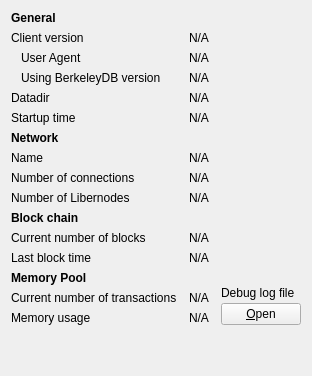
     <widget class="QWidget" name="tab_info">
      <attribute name="title">
       <string>&amp;Information</string>
      </attribute>
      <layout class="QGridLayout" name="gridLayout" columnstretch="0,0,0">
       <property name="horizontalSpacing">
        <number>12</number>
       </property>
       <item row="13" column="0">
        <widget class="QLabel" name="labelMempoolTitle">
         <property name="font">
          <font>
           <weight>75</weight>
           <bold>true</bold>
          </font>
         </property>
         <property name="text">
          <string>Memory Pool</string>
         </property>
        </widget>
       </item>
       <item row="5" column="0">
        <widget class="QLabel" name="label_13">
         <property name="text">
          <string>Startup time</string>
         </property>
        </widget>
       </item>
       <item row="4" column="1" colspan="2">
        <widget class="QLabel" name="dataDir">
         <property name="cursor">
          <cursorShape>IBeamCursor</cursorShape>
         </property>
         <property name="text">
          <string>N/A</string>
         </property>
         <property name="textFormat">
          <enum>Qt::PlainText</enum>
         </property>
         <property name="wordWrap">
          <bool>true</bool>
         </property>
         <property name="textInteractionFlags">
          <set>Qt::LinksAccessibleByMouse|Qt::TextSelectableByKeyboard|Qt::TextSelectableByMouse</set>
         </property>
        </widget>
       </item>
       <item row="1" column="0">
        <widget class="QLabel" name="label_6">
         <property name="text">
          <string>Client version</string>
         </property>
        </widget>
       </item>
       <item row="2" column="1" colspan="2">
        <widget class="QLabel" name="clientUserAgent">
         <property name="cursor">
          <cursorShape>IBeamCursor</cursorShape>
         </property>
         <property name="text">
          <string>N/A</string>
         </property>
         <property name="textFormat">
          <enum>Qt::PlainText</enum>
         </property>
         <property name="textInteractionFlags">
          <set>Qt::LinksAccessibleByMouse|Qt::TextSelectableByKeyboard|Qt::TextSelectableByMouse</set>
         </property>
        </widget>
       </item>
       <item row="7" column="1" colspan="2">
        <widget class="QLabel" name="networkName">
         <property name="cursor">
          <cursorShape>IBeamCursor</cursorShape>
         </property>
         <property name="text">
          <string>N/A</string>
         </property>
         <property name="textFormat">
          <enum>Qt::PlainText</enum>
         </property>
         <property name="textInteractionFlags">
          <set>Qt::LinksAccessibleByMouse|Qt::TextSelectableByKeyboard|Qt::TextSelectableByMouse</set>
         </property>
        </widget>
       </item>
       <item row="3" column="1" colspan="2">
        <widget class="QLabel" name="berkeleyDBVersion">
         <property name="cursor">
          <cursorShape>IBeamCursor</cursorShape>
         </property>
         <property name="text">
          <string>N/A</string>
         </property>
         <property name="textFormat">
          <enum>Qt::PlainText</enum>
         </property>
         <property name="textInteractionFlags">
          <set>Qt::LinksAccessibleByMouse|Qt::TextSelectableByKeyboard|Qt::TextSelectableByMouse</set>
         </property>
        </widget>
       </item>
       <item row="14" column="0">
        <widget class="QLabel" name="labelNumberOfTransactions">
         <property name="text">
          <string>Current number of transactions</string>
         </property>
        </widget>
       </item>
       <item row="10" column="0">
        <widget class="QLabel" name="label_10">
         <property name="font">
          <font>
           <weight>75</weight>
           <bold>true</bold>
          </font>
         </property>
         <property name="text">
          <string>Block chain</string>
         </property>
        </widget>
       </item>
       <item row="11" column="0">
        <widget class="QLabel" name="label_3">
         <property name="text">
          <string>Current number of blocks</string>
         </property>
        </widget>
       </item>
       <item row="8" column="1" colspan="2">
        <widget class="QLabel" name="numberOfConnections">
         <property name="cursor">
          <cursorShape>IBeamCursor</cursorShape>
         </property>
         <property name="text">
          <string>N/A</string>
         </property>
         <property name="textFormat">
          <enum>Qt::PlainText</enum>
         </property>
         <property name="textInteractionFlags">
          <set>Qt::LinksAccessibleByMouse|Qt::TextSelectableByKeyboard|Qt::TextSelectableByMouse</set>
         </property>
        </widget>
       </item>
       <item row="3" column="0">
        <widget class="QLabel" name="label_berkeleyDBVersion">
         <property name="text">
          <string>Using BerkeleyDB version</string>
         </property>
         <property name="indent">
          <number>10</number>
         </property>
        </widget>
       </item>
       <item row="2" column="0">
        <widget class="QLabel" name="labelClientUserAgent">
         <property name="text">
          <string>User Agent</string>
         </property>
         <property name="indent">
          <number>10</number>
         </property>
        </widget>
       </item>
       <item row="6" column="0">
        <widget class="QLabel" name="labelNetwork">
         <property name="font">
          <font>
           <weight>75</weight>
           <bold>true</bold>
          </font>
         </property>
         <property name="text">
          <string>Network</string>
         </property>
        </widget>
       </item>
       <item row="12" column="0">
        <widget class="QLabel" name="labelLastBlockTime">
         <property name="text">
          <string>Last block time</string>
         </property>
        </widget>
       </item>
       <item row="0" column="0">
        <widget class="QLabel" name="label_9">
         <property name="font">
          <font>
           <weight>75</weight>
           <bold>true</bold>
          </font>
         </property>
         <property name="text">
          <string>General</string>
         </property>
        </widget>
       </item>
       <item row="11" column="1" colspan="2">
        <widget class="QLabel" name="numberOfBlocks">
         <property name="cursor">
          <cursorShape>IBeamCursor</cursorShape>
         </property>
         <property name="text">
          <string>N/A</string>
         </property>
         <property name="textFormat">
          <enum>Qt::PlainText</enum>
         </property>
         <property name="textInteractionFlags">
          <set>Qt::LinksAccessibleByMouse|Qt::TextSelectableByKeyboard|Qt::TextSelectableByMouse</set>
         </property>
        </widget>
       </item>
       <item row="12" column="1" colspan="2">
        <widget class="QLabel" name="lastBlockTime">
         <property name="cursor">
          <cursorShape>IBeamCursor</cursorShape>
         </property>
         <property name="text">
          <string>N/A</string>
         </property>
         <property name="textFormat">
          <enum>Qt::PlainText</enum>
         </property>
         <property name="textInteractionFlags">
          <set>Qt::LinksAccessibleByMouse|Qt::TextSelectableByKeyboard|Qt::TextSelectableByMouse</set>
         </property>
        </widget>
       </item>
       <item row="8" column="0">
        <widget class="QLabel" name="label_7">
         <property name="text">
          <string>Number of connections</string>
         </property>
        </widget>
       </item>
       <item row="1" column="1" colspan="2">
        <widget class="QLabel" name="clientVersion">
         <property name="cursor">
          <cursorShape>IBeamCursor</cursorShape>
         </property>
         <property name="text">
          <string>N/A</string>
         </property>
         <property name="textFormat">
          <enum>Qt::PlainText</enum>
         </property>
         <property name="textInteractionFlags">
          <set>Qt::LinksAccessibleByMouse|Qt::TextSelectableByKeyboard|Qt::TextSelectableByMouse</set>
         </property>
        </widget>
       </item>
       <item row="16" column="0">
        <spacer name="verticalSpacer">
         <property name="orientation">
          <enum>Qt::Vertical</enum>
         </property>
         <property name="sizeHint" stdset="0">
          <size>
           <width>20</width>
           <height>40</height>
          </size>
         </property>
        </spacer>
       </item>
       <item row="13" column="2" rowspan="3">
        <layout class="QVBoxLayout" name="verticalLayoutDebugButton">
         <property name="spacing">
          <number>3</number>
         </property>
         <item>
          <spacer name="verticalSpacer_2">
           <property name="orientation">
            <enum>Qt::Vertical</enum>
           </property>
           <property name="sizeHint" stdset="0">
            <size>
             <width>10</width>
             <height>5</height>
            </size>
           </property>
          </spacer>
         </item>
         <item>
          <widget class="QLabel" name="labelDebugLogfile">
           <property name="text">
            <string>Debug log file</string>
           </property>
          </widget>
         </item>
         <item>
          <widget class="QPushButton" name="openDebugLogfileButton">
           <property name="toolTip">
            <string>Open the %1 debug log file from the current data directory. This can take a few seconds for large log files.</string>
           </property>
           <property name="text">
            <string>&amp;Open</string>
           </property>
           <property name="autoDefault">
            <bool>false</bool>
           </property>
          </widget>
         </item>
        </layout>
       </item>
       <item row="7" column="0">
        <widget class="QLabel" name="label_8">
         <property name="text">
          <string>Name</string>
         </property>
        </widget>
       </item>
       <item row="5" column="1" colspan="2">
        <widget class="QLabel" name="startupTime">
         <property name="cursor">
          <cursorShape>IBeamCursor</cursorShape>
         </property>
         <property name="text">
          <string>N/A</string>
         </property>
         <property name="textFormat">
          <enum>Qt::PlainText</enum>
         </property>
         <property name="textInteractionFlags">
          <set>Qt::LinksAccessibleByMouse|Qt::TextSelectableByKeyboard|Qt::TextSelectableByMouse</set>
         </property>
        </widget>
       </item>
       <item row="4" column="0">
        <widget class="QLabel" name="label_12">
         <property name="text">
          <string>Datadir</string>
         </property>
        </widget>
       </item>
       <item row="15" column="0">
        <widget class="QLabel" name="labelMemoryUsage">
         <property name="text">
          <string>Memory usage</string>
         </property>
        </widget>
       </item>
       <item row="14" column="1">
        <widget class="QLabel" name="mempoolNumberTxs">
         <property name="cursor">
          <cursorShape>IBeamCursor</cursorShape>
         </property>
         <property name="text">
          <string>N/A</string>
         </property>
         <property name="textFormat">
          <enum>Qt::PlainText</enum>
         </property>
         <property name="textInteractionFlags">
          <set>Qt::LinksAccessibleByMouse|Qt::TextSelectableByKeyboard|Qt::TextSelectableByMouse</set>
         </property>
        </widget>
       </item>
       <item row="15" column="1">
        <widget class="QLabel" name="mempoolSize">
         <property name="cursor">
          <cursorShape>IBeamCursor</cursorShape>
         </property>
         <property name="text">
          <string>N/A</string>
         </property>
         <property name="textFormat">
          <enum>Qt::PlainText</enum>
         </property>
         <property name="textInteractionFlags">
          <set>Qt::LinksAccessibleByMouse|Qt::TextSelectableByKeyboard|Qt::TextSelectableByMouse</set>
         </property>
        </widget>
       </item>
       <item row="9" column="0">
        <widget class="QLabel" name="libernodeCountLabel">
         <property name="text">
          <string>Number of Libernodes</string>
         </property>
        </widget>
       </item>
       <item row="9" column="1">
        <widget class="QLabel" name="libernodeCount">
         <property name="text">
          <string>N/A</string>
         </property>
        </widget>
       </item>
      </layout>
     </widget>
